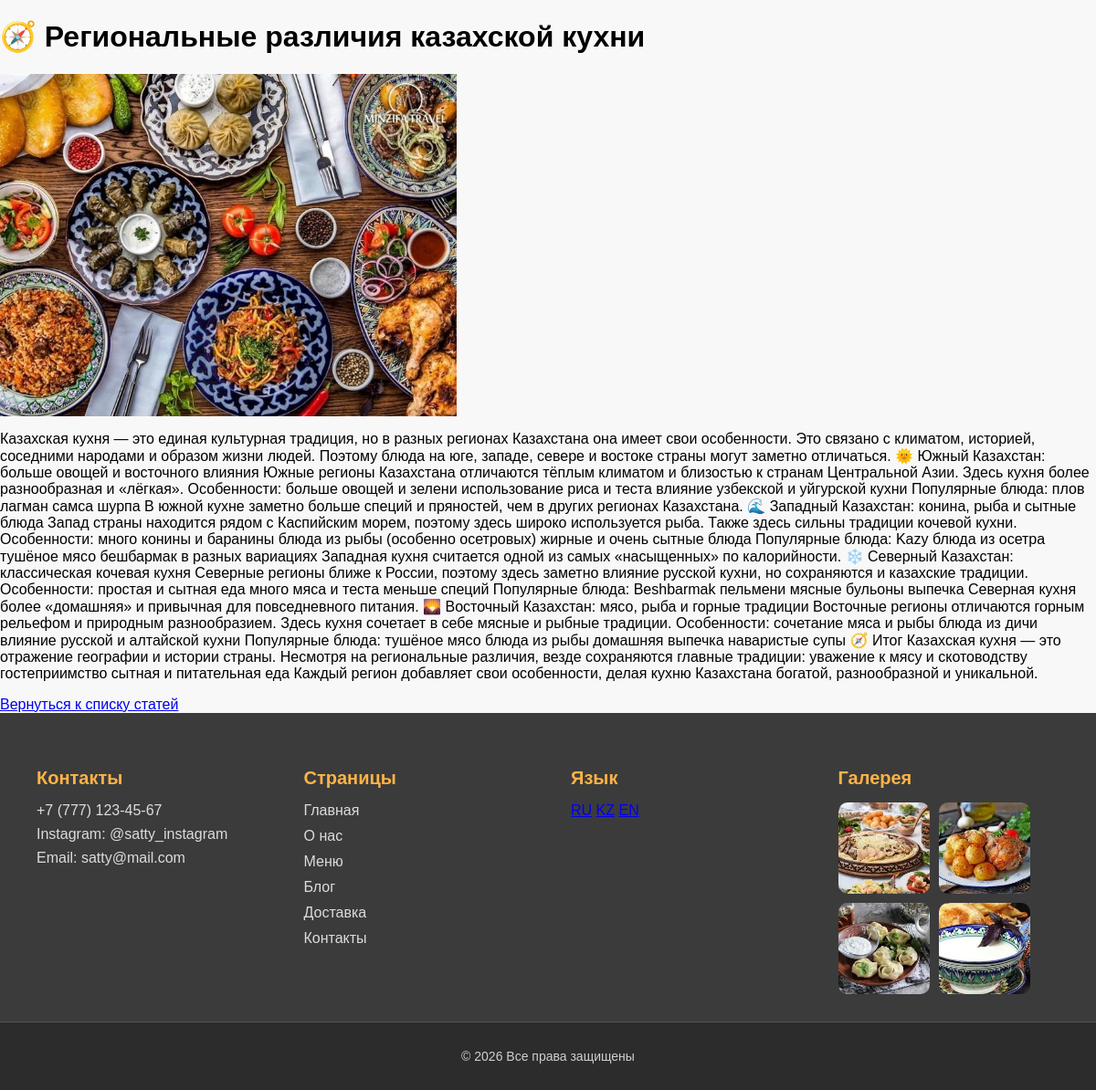
The page /ru/blog/6/ on the database its author committed.
### kazakhfood/models.py (models this page shows, shortened)
class BlogPost(models.Model):
    title = models.CharField("Название статьи", max_length=200)
    content = models.TextField("Содержание")
    created_at = models.DateTimeField("Дата создания", auto_now_add=True)
    updated_at = models.DateTimeField("Обновлено", auto_now=True)
    is_published = models.BooleanField("Опубликовано", default=True)

class BlogImage(models.Model):
    post = models.ForeignKey(BlogPost, verbose_name="Статья", on_delete=models.CASCADE, related_name='images')
    image = models.ImageField("Изображение", upload_to='blog_images/')

### kazakhfood/views.py (the view)
# urls.py: path('blog/<int:pk>/', views.blog_detail, name='blog_detail'),
def blog_detail(request, pk):
    post = get_object_or_404(BlogPost, pk=pk, is_published=True)
    return render(request, 'kazakhfood/blog_detail.html', {'post': post})

### kazakhfood/templates/kazakhfood/blog_detail.html (shortened to what this page needs)
{% extends 'kazakhfood/base.html' %}
{% load static %}
{% block extra_css %}
<link rel="stylesheet" href="{% static 'css/blog.css' %}">
{% endblock %}
{% block content %}
<h1>{{ post.title }}</h1>
{% for image in post.images.all %}
    <img src="{{ image.image.url }}" alt="{{ post.title }}" style="max-width:500px;">
{% endfor %}
<p>{{ post.content }}</p>
<a href="{% url 'blog' %}">Вернуться к списку статей</a>
{% endblock %}

### kazakhfood/static/kazakhfood/css/blog.css (style rules this page uses)
body { font-family: Arial, sans-serif; margin: 0; padding: 0; background: #f8f8f8; }

### rows shown on the page
BlogPost: title "🧭 Региональные различия казахской кухни", content "Казахская кухня — это единая культурная традиция, но в разных регионах Казахстана она имеет свои особенности. Это связано с климатом, историей, соседними народами и образом жизни людей. Поэтому блюда на юге, западе, севере и востоке страны могут заметно отличаться. 🌞 Южный Казахстан: больше овощей и восточного влияния Южные регионы Казахстана отличаются тёплым климатом и близостью к странам Центральной Азии. Здесь кухня более разнообразная и «лёгкая». Особенности: больше овощей и зелени использование риса и теста влияние узбекской и уйгурской кухни Популярные блюда: плов лагман самса шурпа В южной кухне заметно больше специй и пряностей, чем в других регионах Казахстана. 🌊 Западный…"
BlogImage: image (picture)
